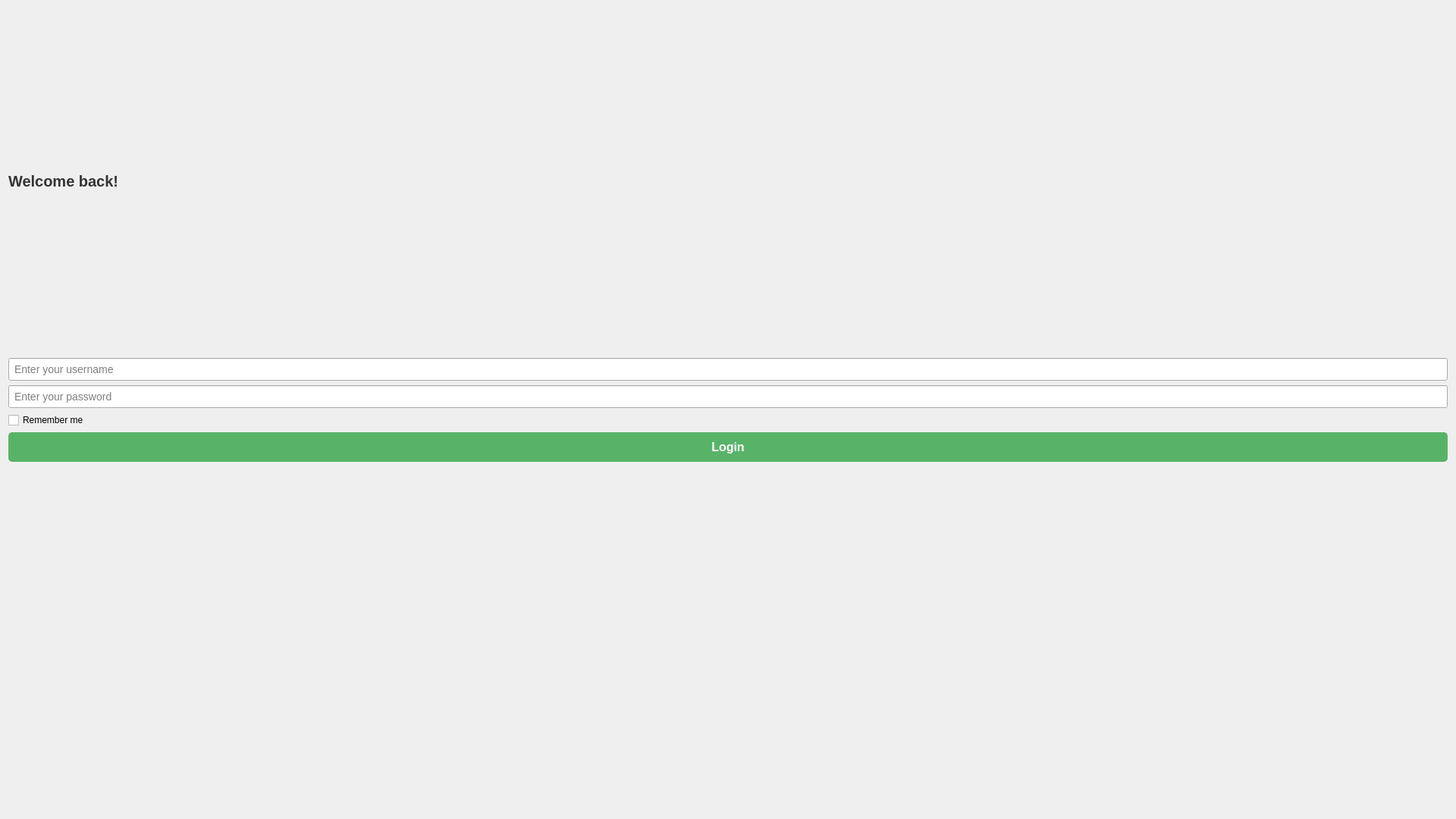
<?xml version="1.0" encoding="UTF-8"?>
<ui version="4.0">
 <class>Login</class>
 <widget class="QDialog" name="Login">
  <property name="geometry">
   <rect>
    <x>0</x>
    <y>0</y>
    <width>1920</width>
    <height>1080</height>
   </rect>
  </property>
  <property name="windowTitle">
   <string>Login</string>
  </property>
  <layout class="QVBoxLayout" name="verticalLayout">
   <item>
    <widget class="QLabel" name="welcomeLabel">
     <property name="styleSheet">
      <string>font-size: 20px; font-weight: bold; color: #333;</string>
     </property>
     <property name="text">
      <string>Welcome back!</string>
     </property>
    </widget>
   </item>
   <item>
    <widget class="QLineEdit" name="usernameLineEdit">
     <property name="styleSheet">
      <string>padding: 5px; font-size: 14px;</string>
     </property>
     <property name="placeholderText">
      <string>Enter your username</string>
     </property>
    </widget>
   </item>
   <item>
    <widget class="QLineEdit" name="passwordLineEdit">
     <property name="styleSheet">
      <string>padding: 5px; font-size: 14px;</string>
     </property>
     <property name="echoMode">
      <enum>QLineEdit::Password</enum>
     </property>
     <property name="placeholderText">
      <string>Enter your password</string>
     </property>
    </widget>
   </item>
   <item>
    <widget class="QCheckBox" name="rememberMeCheckBox">
     <property name="text">
      <string>Remember me</string>
     </property>
    </widget>
   </item>
   <item>
    <widget class="QPushButton" name="loginButton">
     <property name="styleSheet">
      <string>background-color: #58b368; color: white; font-weight: bold; padding: 10px; font-size: 16px; border-radius: 5px;</string>
     </property>
     <property name="text">
      <string>Login</string>
     </property>
    </widget>
   </item>
   <item>
    <widget class="QLabel" name="statusLabel">
     <property name="styleSheet">
      <string>font-size: 14px;</string>
     </property>
     <property name="text">
      <string/>
     </property>
    </widget>
   </item>
  </layout>
 </widget>
 <resources/>
 <connections/>
</ui>
